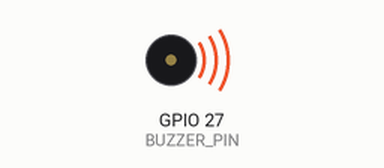
A sketch run on a simulated ESP32. Parts: buzzer (waves = sounding).

Above: at 0.1 s.
At 2.0 s:
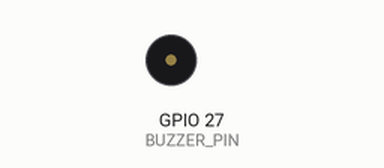
Timing chart, 0 to 3.5 s (numbered marks = the images above):
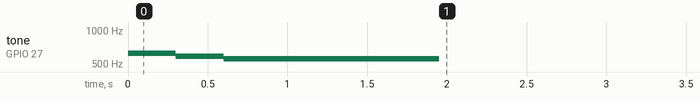

Measured:
- by itself, tone on GPIO 27 (BUZZER_PIN): silent → 622 Hz at 0.00 s, → 587 Hz 0.30 s later, → 554 Hz 0.30 s later, → silent 1.4 s later

The sketch:

Buzzer_02_buzzer_passivo.ino
```cpp
#include <Arduino.h>

/**
 * \Buzzer_02_buzzer_passivo
 *
 * Scketch per il buzzer passivo con ESP32
 * Il tono viene generato con la funzione tone() e viene fermato con la funzione noTone().
 *
 *
 * @author Filippo Bilardo
 * @version 1.0  20/03/25 - Versione iniziale
 */
const int BUZZER_PIN = 27;  // Pin a cui è collegato il buzzer

#define NOTE_D5  587  // Frequenza della nota D5 in Hz
#define NOTE_DS5 622  // Frequenza della nota D5#
#define NOTE_C5  523  // Frequenza della nota C5
#define NOTE_CS5 554  // Frequenza della nota C5#

void setup() {
  pinMode(BUZZER_PIN, OUTPUT);  // Imposta il pin del buzzer come output

  tone(BUZZER_PIN, NOTE_DS5);  // Esegui la nota D5
  delay(300);  // Attendi 0.3 secondi
  tone(BUZZER_PIN, NOTE_D5);
  delay(300);
  tone(BUZZER_PIN, NOTE_CS5);
  delay(300);
  // modifica la frequenza della noto C5 da -10 a +10 Hz per 10 volte
  // in modo da creare un effetto sonoro particolare
  for (byte i = 0; i < 10; i++) {
    for (int i = -10; i <= 10; i++) {
      tone(BUZZER_PIN, NOTE_C5 + i);
      delay(5);
    }
  }
  // Intrrompi la riproduzione del suono
  noTone(BUZZER_PIN);
}

void loop() {
  // Nessun codice nel loop
}
```
